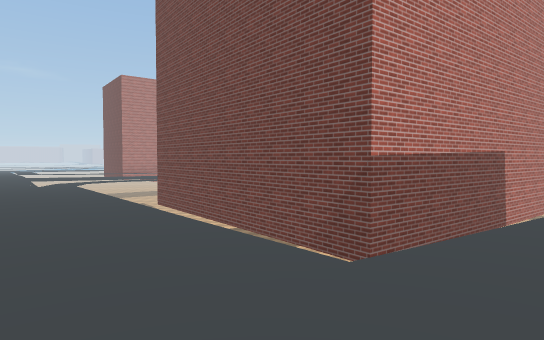
[1] (above)

24 first-person views from a walk through a 3-D level made in the Unity game engine. The camera is 1.3 m above the floor, tilts 2° down and sees 75° across. The floor is counted in squares, 2 m on a side. Each view is taken from the middle of a square. On the plan, view 1 faces up. The plan holds only what a view shows up to about 10 squares ahead; the rest is blank. The place goes on beyond the plan. Surface patterns are stand-ins for the level's own textures.

[2]
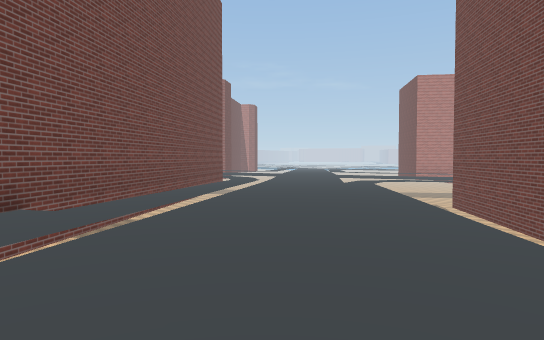

[3]
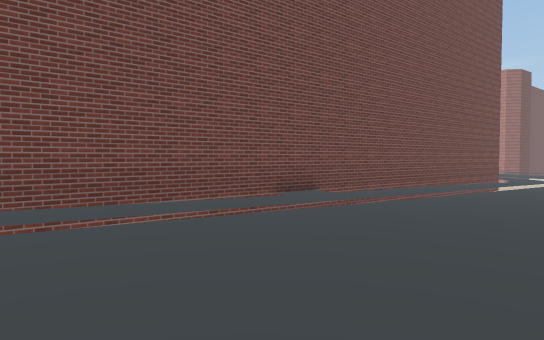

[4]
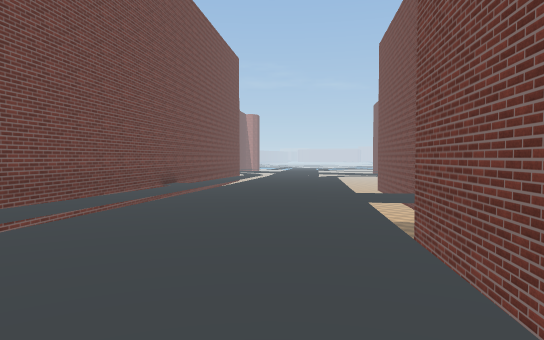

[5]
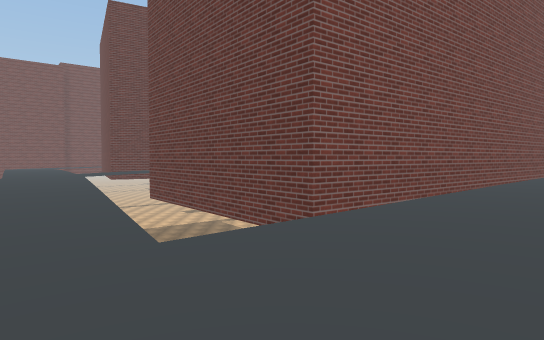

[6]
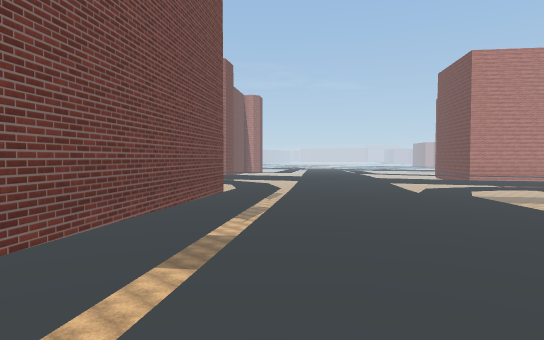

[7]
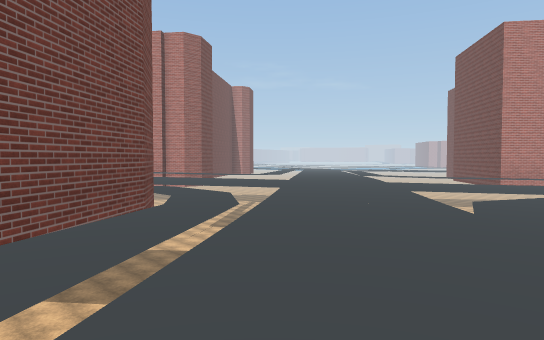

[8]
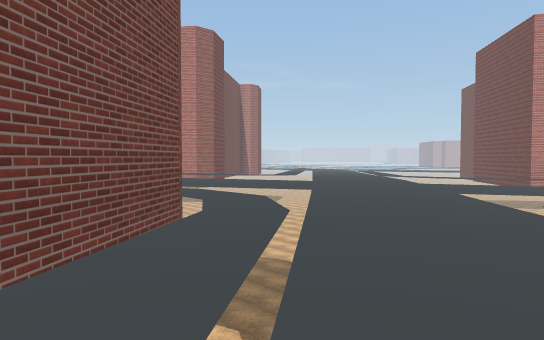

[9]
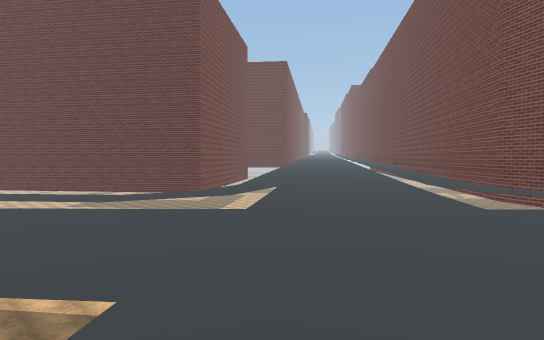

[10]
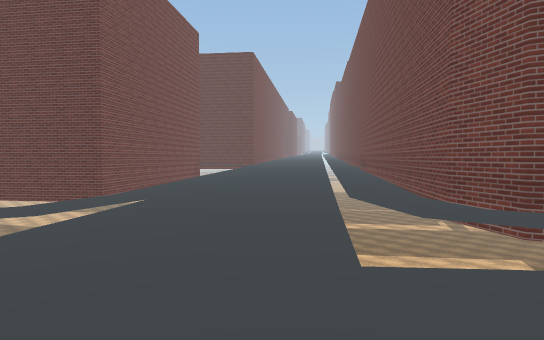

[11]
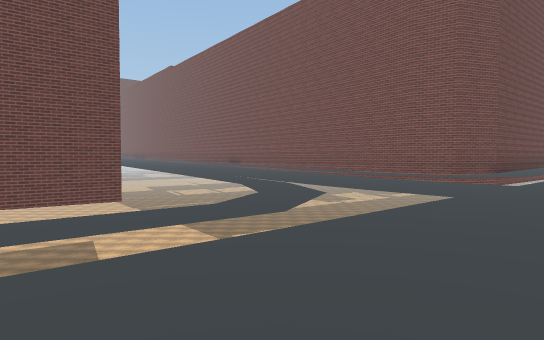

[12]
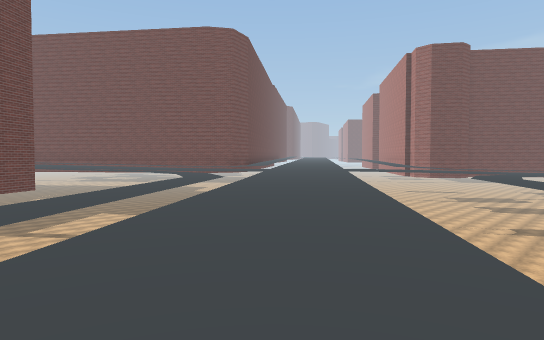

[13]
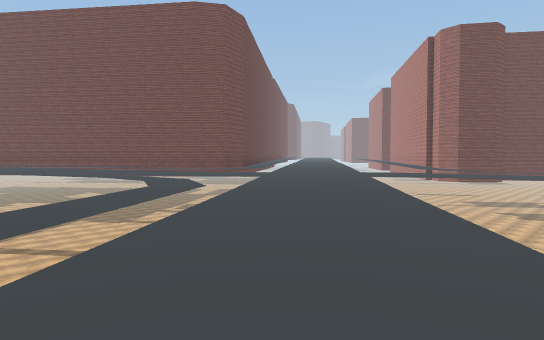

[14]
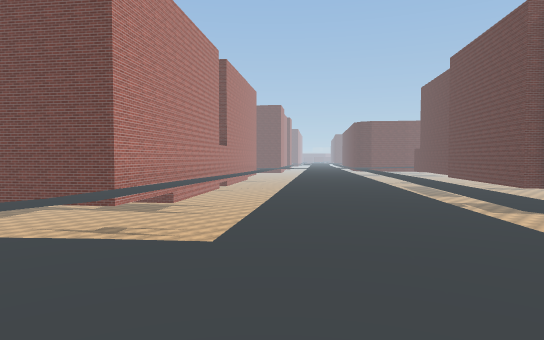

[15]
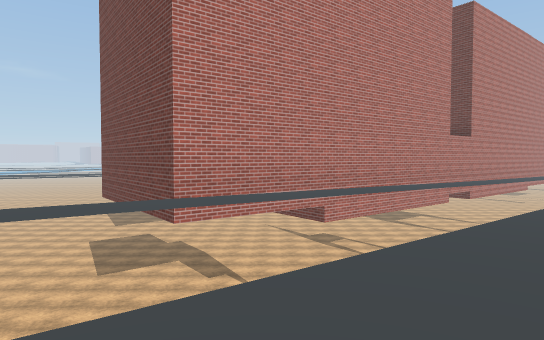

[16]
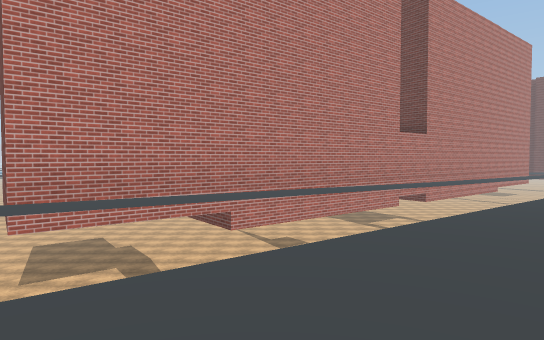

[17]
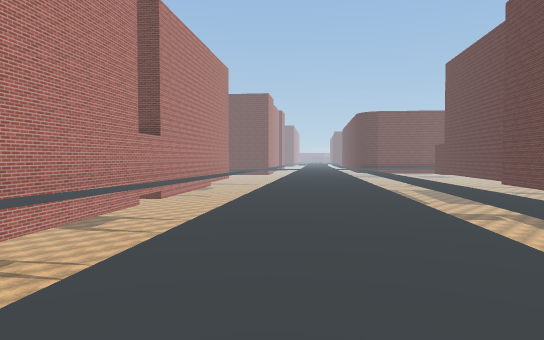

[18]
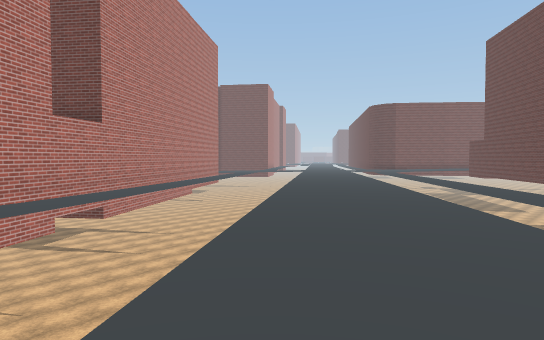

[19]
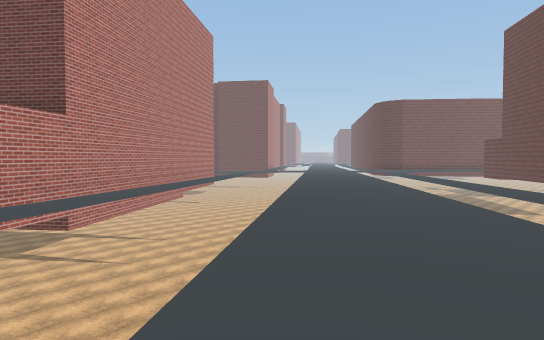

[20]
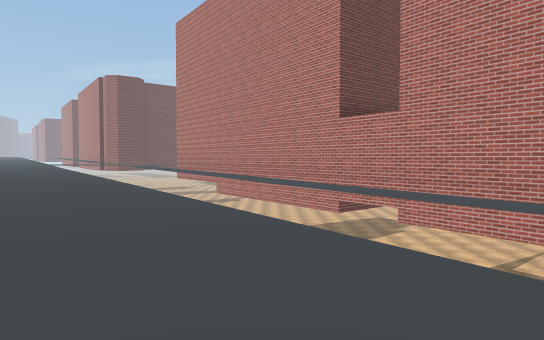

[21]
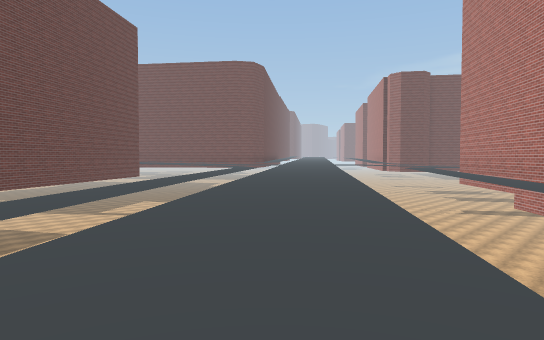

[22]
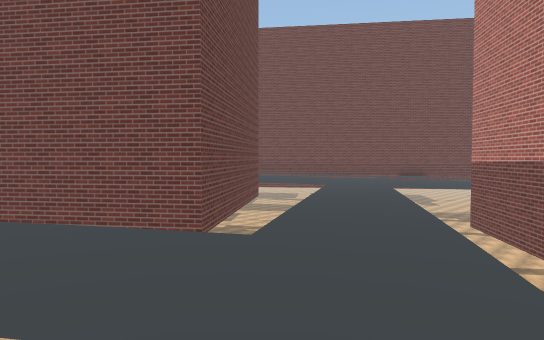

[23]
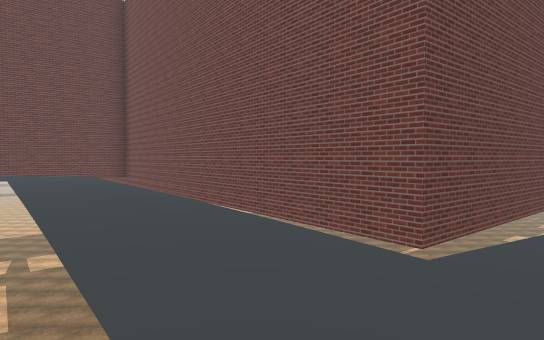

[24]
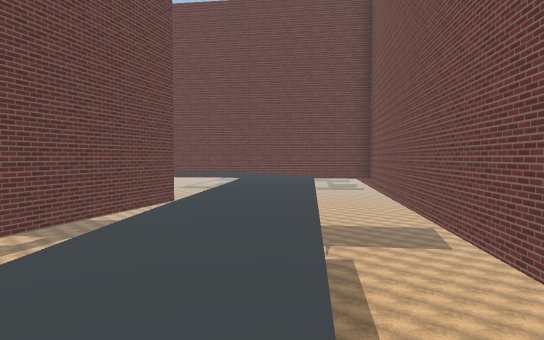

### Floor plan
Key: @ floor where view 1 was taken; # wall or solid block; . main floor; : floor 0.25 m higher than the main floor; - floor 0.25 m lower than the main floor; + floor 0.5 m higher than the main floor; _ floor 0.5 m lower than the main floor; * floor 0.75 m higher than the main floor; % floor 1 m higher than the main floor; / step, stairs or slope; = window, fence, low wall or low ledge; ^ raised ledge; v drop or lower ground.
Columns run from 13 left of view 1 to 16 right of it. Each row starts with its distance up from view 1.
 30             ##=v
 29            ##=v
 28          ^##vv  v__
 27 v#      ^#=v   v____
 26 v#     ##=v   v____v
 25 vv#  ^##vv  v_____vv=v
 24   v^^# v   v_____vv=v
 23    ##=v   v-___vv=vv
 22   vvvv  vv--__vv=v
 21  v=v   v-----vv=v
 20  vv   v-----v=vv
 19     vv----vv=v
 18 .v v-----vv=
 17 .vv-----v=vv
 16 ...---vv=vvv
 15 ....-vv=vvvvv
 14 ....vv-v vvv
 13 .....v-   v
 12 .v...v.    #^
 11 v v....v  #^
 10 v.v.....v #
  9 ###=..... v#       ^#
  8   #.v..... v#     ^#
  7   ##:v..::v v^   #v  v**
  6    ##:.::::v #^^#v v***v
  5     ##::::::v ##v v*****v
  4      ##v:::::v  v+**vv*%v v#
  3       #:v::::vv+++vvv v%%v #^
  2       ##//:++++++v #^# v%%vv#
  1        ##/+++++vvv#^ ^v v%%vv#
  0         ##=++@++v#    #v v%%
 -1          #+v++++#^     #v %%%%
 -2          ##++++**#^    ^# v%%%
 -3           ##*+****#     ^vvvvv
 -4            ##=*****#     ^v
 -5               v****#^

Where each view was taken, in squares from view 1:
view 1: 0 up, 0 right, facing up
view 2: 0 up, 0 right, facing up-left
view 3: 0 up, 2 right, facing left
view 4: 5 down, 5 right, facing up-left
view 5: 0 up, 1 left, facing right
view 6: 3 up, 4 left, facing up-left
view 7: 6 up, 6 left, facing up-left
view 8: 6 up, 7 left, facing up-left
view 9: 17 up, 13 left, facing down-right
view 10: 14 up, 13 left, facing down-right
view 11: 19 up, 7 left, facing down
view 12: 23 up, 1 left, facing down-left
view 13: 21 up, 3 left, facing down-left
view 14: 14 up, 13 left, facing up-right
view 15: 17 up, 8 left, facing up
view 16: 18 up, 6 left, facing up
view 17: 18 up, 7 left, facing up-right
view 18: 21 up, 4 left, facing up-right
view 19: 22 up, 3 left, facing up-right
view 20: 27 up, 6 right, facing left
view 21: 27 up, 4 right, facing down-left
view 22: 7 up, 10 right, facing down-left
view 23: 7 up, 9 right, facing down
view 24: 5 up, 8 right, facing down-right
